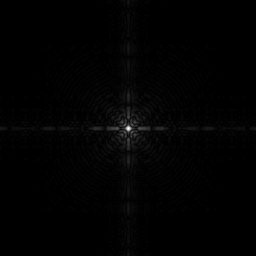
%> input picture Realce Radiometrico/Procesos_puntuales/Fourier.tif, 256 x 256 px
$ octave test_logaritmo.m   (GNU Octave 9; MATLAB toolbox functions it lacks are replaced by stand-ins)
%> lines starting %> are read from the running program, lines starting %| are printed output that depends on the picture
%> further down, A is the input picture: size 256x256 uint8; min 0, max 255, mean 2.1
### Realce Radiometrico/constraste.m
function [B]=contraste(A)
%
%A.- Imagen de entrada
%B.- Imagen de salida con alto constrast
%
%UP-PI 2020

A=double(A); %convertir a double
%> A: size 256x256 double

a=min(A(:));
%> a = 0
%a=min(min(A));

b=max(A(:));
%> b = 255

L=256;

p=(L-1)/(b-a);
%> p = 1

r=a:1:b;
%> r = 256 values from 0 to 255
%r=a:b;

s=p*(r-b) + (L-1);
%> s = 256 values from 0 to 255

figure
plot(r, s)
axis([a b 0 255])  %[xmin xmax ymin ymax]

B=p*(A-b) + (L-1);


endfunction

### Realce Radiometrico/logaritmo.m
function [B]=logaritmo(A)
%
%A.- Imagen de entrada
%B.- Imagen de salida (trans. log)
%
%UP-PI 2020

A=double(A);

L=256;

c=(L-1)/(log(1+(L-1)));

r=0:L-1;

s=c*log(1+r);

figure
plot(r, s)
axis([0 L-1 0 L-1])

B=c*log(1+A);

### Realce Radiometrico/test_logaritmo.m
clc; close all; clear

pkg load image

A=imread('Fourier.tif');

A=constraste(A);
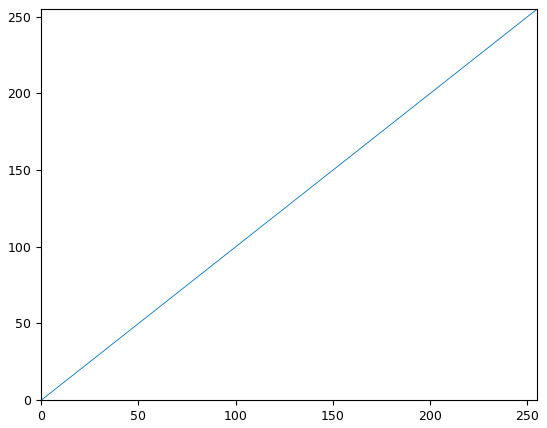
%> figure redrawn from the program's plot data; curve peaks at x = 255, y = 255

figure
image(A)
colormap(gray(256))
axis image
title('original')

figure
imhist(A)
title('original')
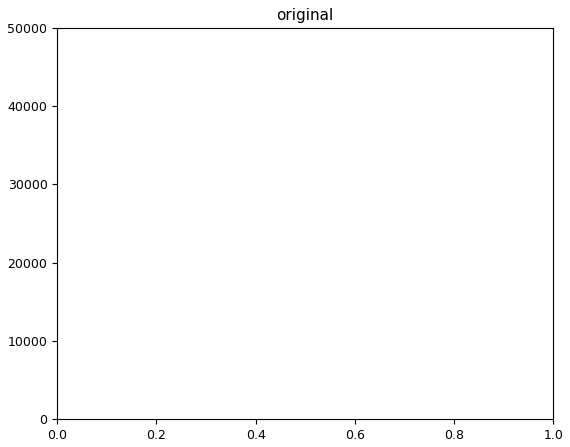
%> figure redrawn from the program's plot data; highest point at x = 0, y = 44683


B=logaritmo(A);
%> in logaritmo, `B=c*log(1+A);`:
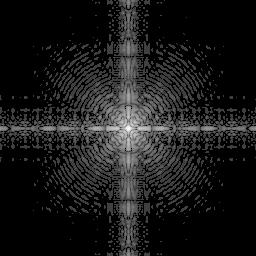
%> B: size 256x256 double; min 0, max 255, mean 25.7
%> figure, not shown here; curve peaks at x = 255, y = 255
B=uint8(B);
%> B: size 256x256 uint8

figure
image(B)
colormap(gray(256))
axis image
title('log')


figure
imhist(B)  %B.-uint8
title('log')
%> figure, not shown here; highest point at x = 0, y = 44683

$ run again, with Realce Radiometrico/Procesos_puntuales/MR.tif copied over Realce Radiometrico/Procesos_puntuales/Fourier.tif
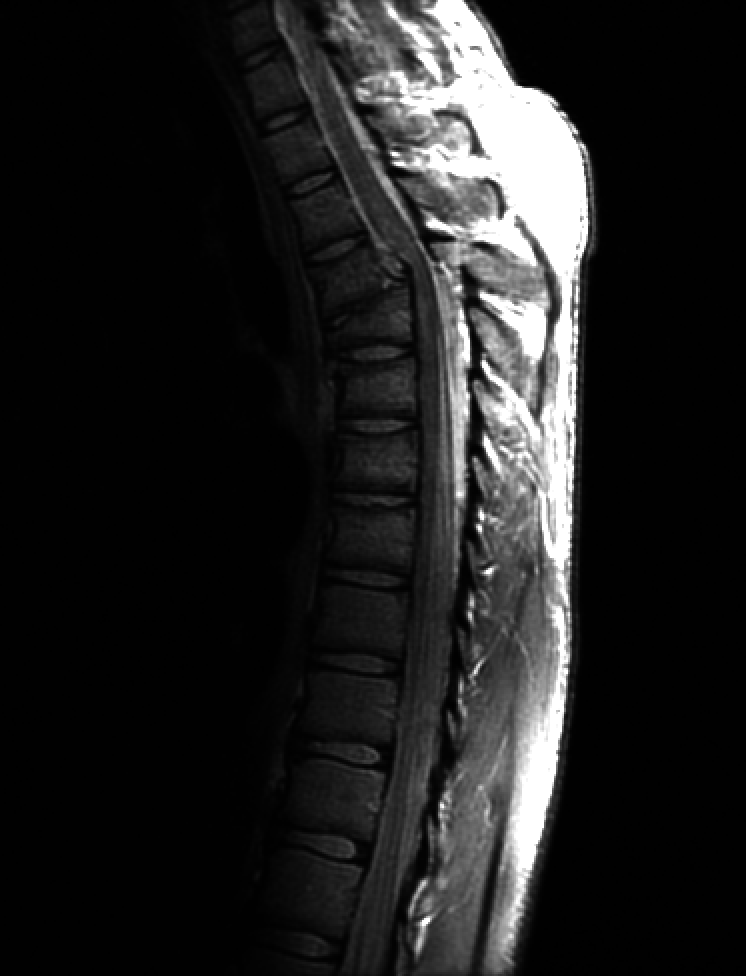
%> input picture Realce Radiometrico/Procesos_puntuales/MR.tif, 746 x 976 px
%> A is the input picture: size 976x746 uint8; min 0, max 255, mean 32.6
%> A: size 976x746 double
%> a = 0
%> b = 255
%> p = 1
%> r = 256 values from 0 to 255
%> in logaritmo, `B=c*log(1+A);`:
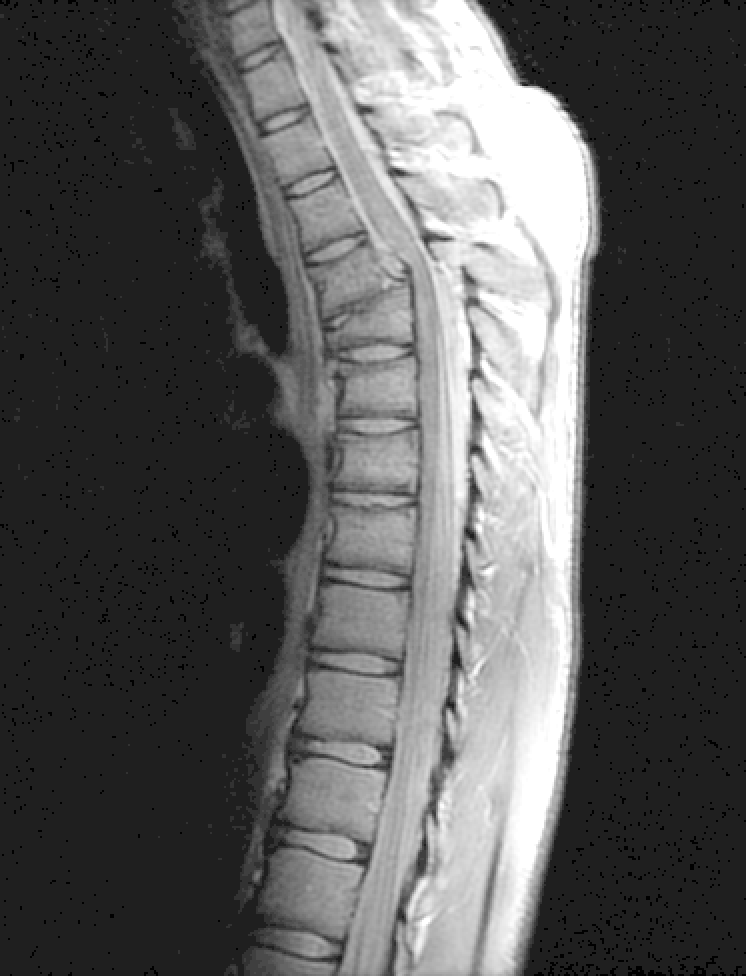
%> B: size 976x746 double; min 0, max 255, mean 89
%> `title('log')`:
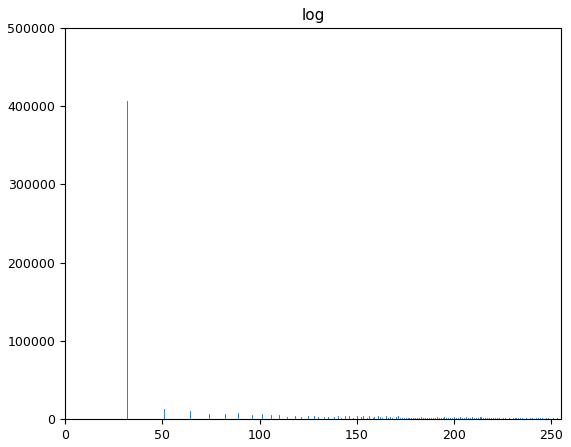
%> figure redrawn from the program's plot data; highest point at x = 32, y = 407152

$ run again, with Realce Radiometrico/Procesos_puntuales/phobos.tif copied over Realce Radiometrico/Procesos_puntuales/Fourier.tif
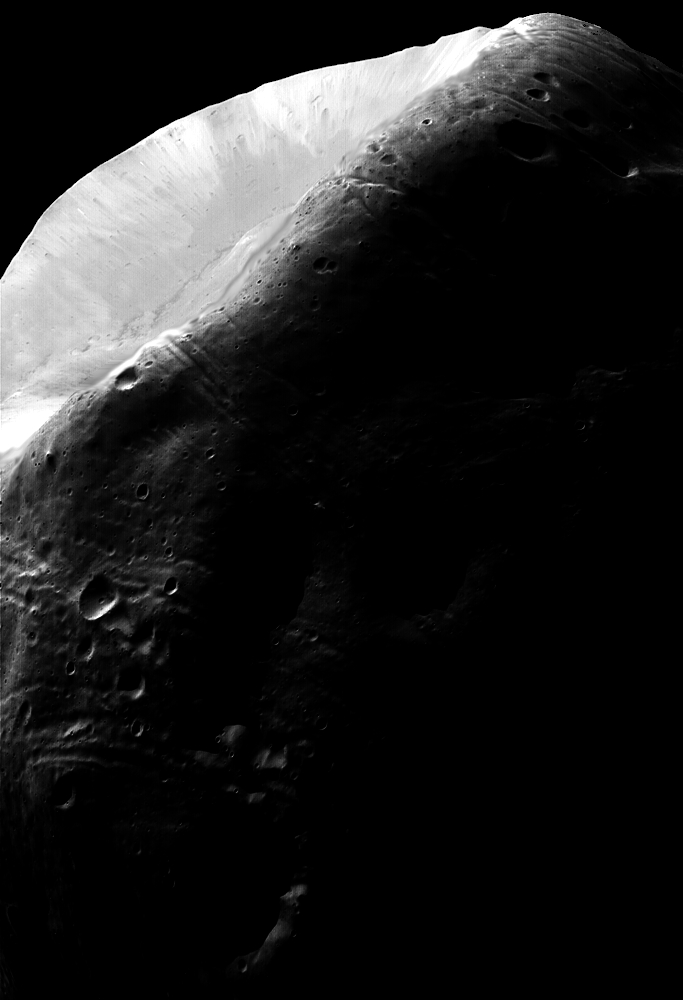
%> input picture Realce Radiometrico/Procesos_puntuales/phobos.tif, 683 x 1000 px
%> A is the input picture: size 1000x683 uint8; min 0, max 255, mean 31.7
%> A: size 1000x683 double
%> a = 0
%> b = 255
%> p = 1
%> r = 256 values from 0 to 255
%> `title('original')`:
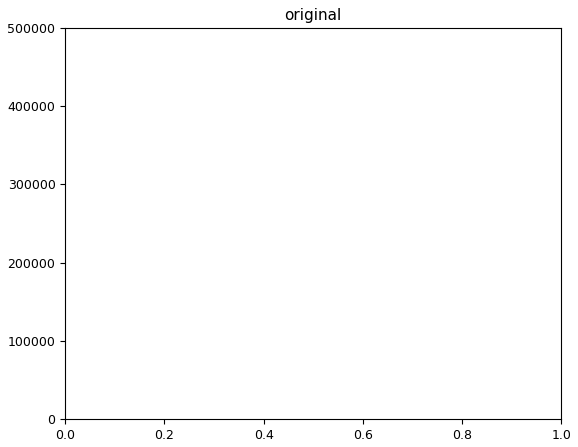
%> figure redrawn from the program's plot data; highest point at x = 0, y = 421847
%> in logaritmo, `B=c*log(1+A);`:
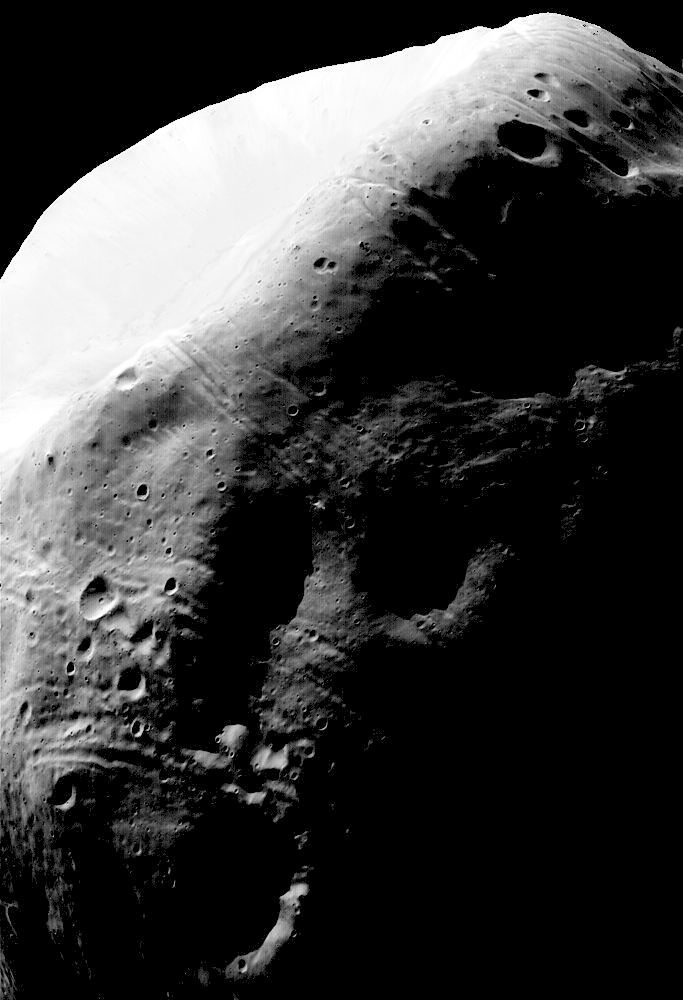
%> B: size 1000x683 double; min 0, max 255, mean 59.6
